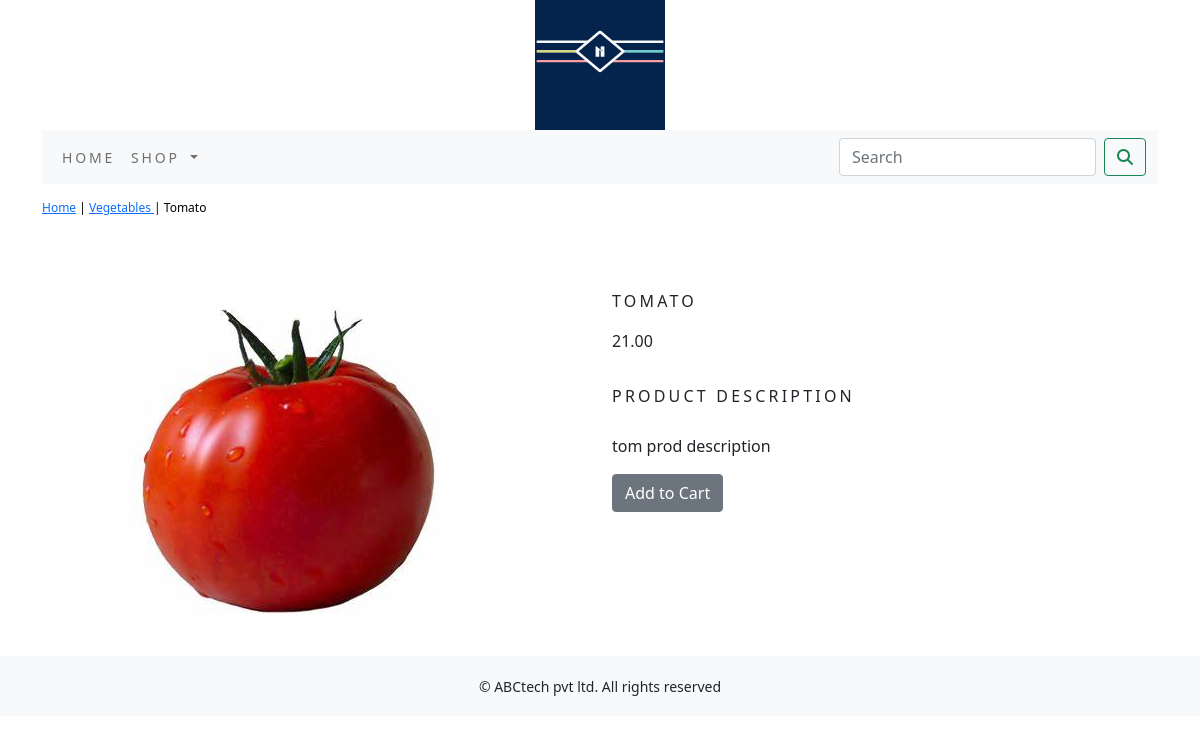
The page /shop/vegetables/tomato/ on the database its author committed.
### ecommerceApp1/models.py (models this page shows, shortened)
class Product(models.Model):
    name = models.CharField(max_length=250, unique=True)
    slug = models.SlugField(max_length=250, unique=True)
    description = models.TextField(blank=True)
    price = models.DecimalField(max_digits=10, decimal_places=2)
    category = models.ForeignKey(Category,on_delete=models.CASCADE)
    image = models.ImageField(upload_to='product', blank=True)
    stock = models.IntegerField()
    available = models.BooleanField(default=True)
    created = models.DateTimeField(auto_now_add=True)
    updated = models.DateTimeField(auto_now=True)
    class Meta:
        ordering = ('name',)
        verbose_name = 'product'
        verbose_name_plural = 'products'

class Category(models.Model):
    name=models.CharField(max_length=250,unique=True)
    slug=models.SlugField(max_length=250,unique=True)
    description=models.TextField(blank=True)
    image=models.ImageField(upload_to='category',blank=True)
    class Meta:
        ordering= ('name', )
        verbose_name='category'
        verbose_name_plural = 'categories'
    def get_url(self):
        return reverse('ecommerceApp1:products_by_category', args=[self.slug])
    def __str__(self):
        return '{}'.format(self.name)

### ecommerceApp1/views.py (the view)
# urls.py: path('<slug:c_slug>/<slug:product_slug>/', views.prodDetail, name='prodCatDetail'),
def prodDetail(request,c_slug,product_slug):
    try:
        product=Product.objects.get(category__slug=c_slug, slug=product_slug)
    except Exception as e:
        raise e
    return render(request,'product.html',{'product':product})

### cart/context_processors.py (called while the page is built)
def counter(request):
    item_count=0
    if 'admin' in request.path:
        return {}
    else:
        try:
            cart=Cart.objects.filter(cart_id=_cart_id(request))
            cart_items=CartItem.objects.all().filter(cart=cart[:1])
            for cart_item in cart_items:
                item_count += cart_item.quantity
        except Cart.DoesNotExist:
            item_count=0
    return dict(item_count=item_count)

### cart/views.py (called while the page is built)
def _cart_id(request):
    cart=request.session.session_key
    if not cart:
        cart=request.session.create()
    return cart

### ecommerceApp1/context_processors.py (called while the page is built)
def menu_links(request):
    links=Category.objects.all()
    return dict(links=links)

### templates/product.html (shortened to what this page needs)
{% extends 'base.html' %}
{% load static %}
{% block content %}
<div class="row my_prod_row_class">
    <div class="mx-auto">
        <p><a href="{% url 'ecommerceApp1:allProdCat' %}">Home</a> |
            <a href="{{product.category.get_url}}">{{product.category}} </a> | {{product.name}} </p>
    </div>
</div>
<div class="container">
    <br>
    <div class="row">
        <div class="col-12 col-sm-12 col-md-12 col-lg-6 text-center">
            <div style="min-width: 18rem;">
                <img src="{{product.image.url}}" alt="{{product.name}}">
            </div>
        </div>
        <div class="col-12 col-sm-12 col-md-12 col-lg-6">
            <div>
                <h1 class="my_prod_title">{{product.name}}</h1>
                <p>{{product.price}}</p>
                <p class="my_prod_title">Product Description</p>
                <p class="text-justify my_prod_text">{{product.description}}</p>
                {% if product.stock <= 0 %}
                    <p class="text-justify my_prod_text"><b>Out of stock</b></p>
                {% else %}
                    <a class="btn btn-secondary" href="{% url 'cart:add_cart' product.id %}">Add to Cart</a>
                {% endif %}
            </div>
        </div>
    </div>
</div>
{% endblock %}

### static/css/custom.css (style rules this page uses)
body { font-family: 'Roboto', sans-serif; }
.my_prod_row_class { padding-top:15px; padding-bottom:20px; }
.my_prod_row_class .mx-auto { color:#000; font-size:12px; text-decoration:none; }
.my_prod_title { font-size:16px; text-transform:uppercase; letter-spacing:.2em; padding-top:15px; padding-bottom:10px; }
.my_prod_text { padding-right:20px; }

### rows shown on the page
Product: category "Vegetables", name "Tomato", image (picture), name "TOMATO", price "21.00", description "tom prod description"
